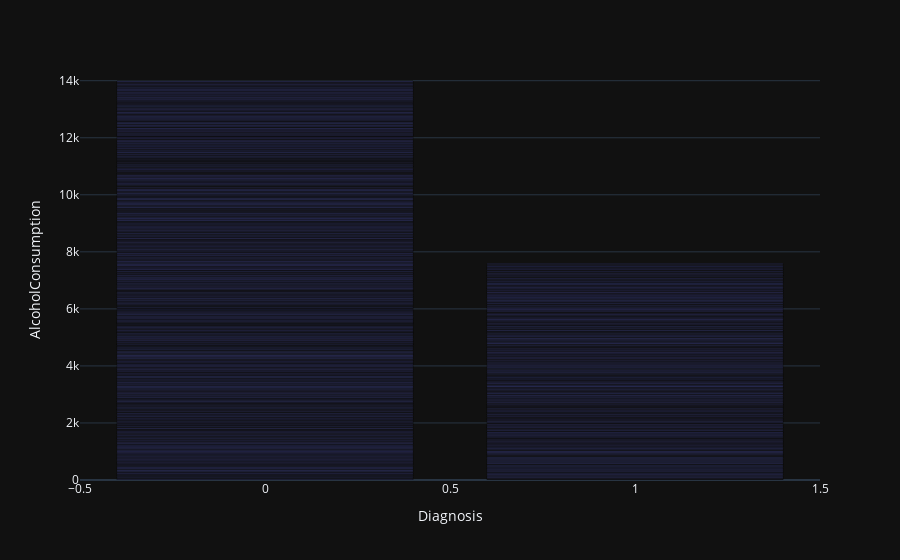

Notebook code cell kept with this figure:
### Markdown cell above
From this chart:
- People that do not smoke has higher body mass than smoking people
- People that suffer from alzheimer have higher body mass than others

### Code cell
#relation between alchohol consumption and alzheimer
fig4=px.bar(df,x='Diagnosis',y='AlcoholConsumption')
fig4.show()

### Figure 1 — Plotly figure (JSON) as saved in the notebook; plotly's stock layout.template omitted (floating-point values rounded to 4 significant figures; data arrays with more than 128 entries replaced by an {"elided": "..."} marker saying what was removed)
{"data": [{"hovertemplate": "Diagnosis=%{x}<br>AlcoholConsumption=%{y}<extra></extra>", "legendgroup": "", "marker": {"color": "#636efa", "pattern": {"shape": ""}}, "name": "", "orientation": "v", "showlegend": false, "textposition": "auto", "x": {"elided": "2149 int values"}, "xaxis": "x", "y": {"elided": "2149 float values"}, "yaxis": "y", "type": "bar"}], "layout": {"xaxis": {"anchor": "y", "domain": [0.0, 1.0], "title": {"text": "Diagnosis"}}, "yaxis": {"anchor": "x", "domain": [0.0, 1.0], "title": {"text": "AlcoholConsumption"}}, "legend": {"tracegroupgap": 0}, "margin": {"t": 60}, "barmode": "relative"}}
